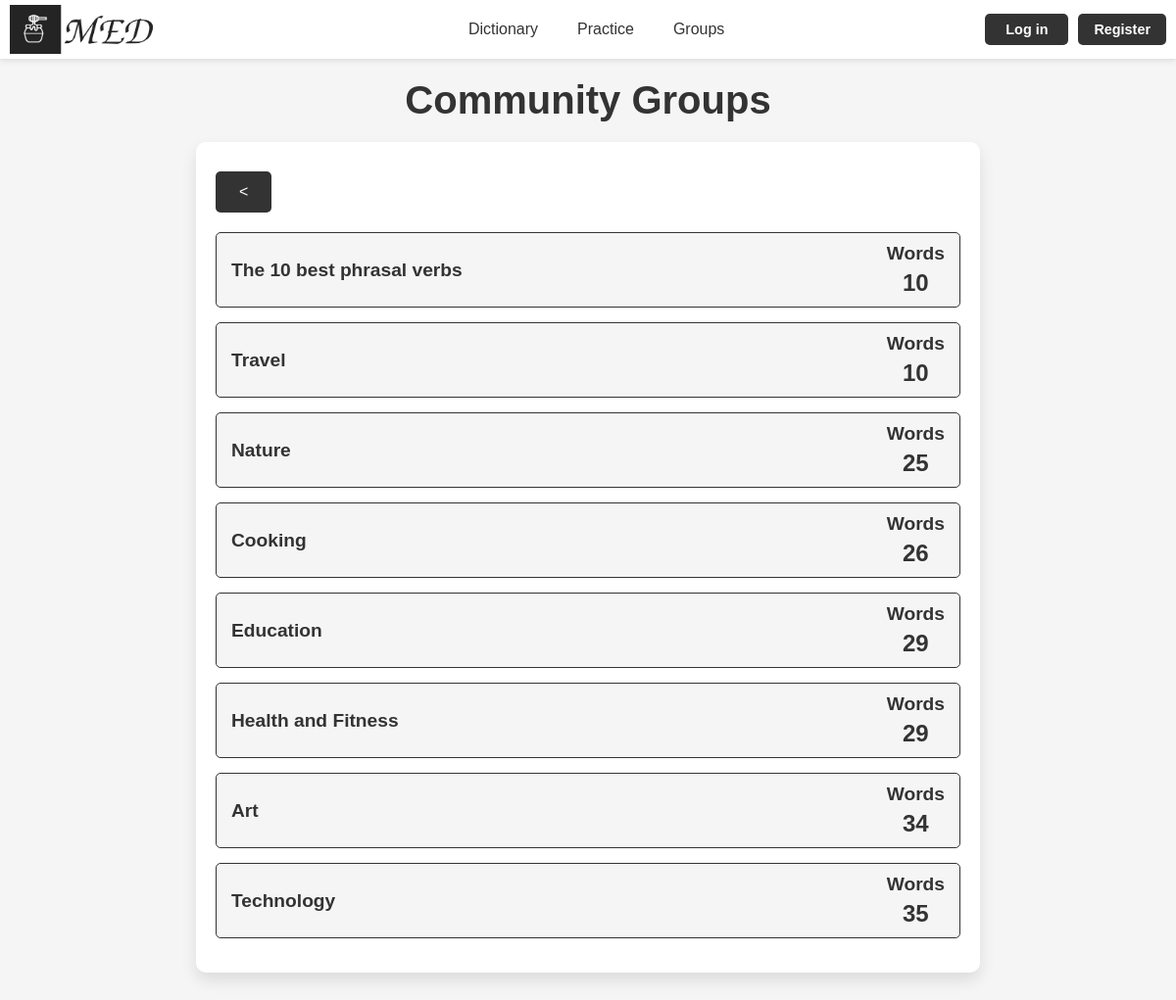
The page /practice/groups/ on the database its author committed.
### med/models.py (models this page shows, shortened)
class WordGroup(models.Model):
    name = models.CharField(max_length=100)
    words = models.ManyToManyField(Word, blank=True)
    user = models.ForeignKey(User, on_delete=models.CASCADE)
    is_main = models.BooleanField(verbose_name='main', default=False)
    uses_users = models.ManyToManyField(User, blank=True, related_name='uses_of_group')
    class Meta:
        ordering = ['name']
        indexes = [
            models.Index(fields=['name'])
        ]

### med/views.py (the view)
# urls.py: path('practice/groups/', views.parct_groups_view, name='practice_groups'),
def parct_groups_view(request):
    groups = WordGroup.objects.filter(user__username='grouper', is_main=False)
    for group in groups:
        group.words_count = group.words.count()
    groups = sorted(groups, key=lambda x: x.words_count, reverse=False)
    paginator = Paginator(groups, 25)
    page_number = request.GET.get('page')
    paginated_groups = paginator.get_page(page_number)
    page_obj = paginator.get_page(page_number)
    return render(request, 'med/practice_groups.html', {'groups': paginated_groups, 'paginator': paginator, 'page_obj': page_obj})

### med/templates/med/practice_groups.html (shortened to what this page needs)
{% extends "base.html" %}
{% block content %}
<h1>Community Groups</h1>
<div class="reading-container">
    <div class="buttons make-text-btn texts-btn">
        <a href="{% url 'practice' %}">&lt;</a>
    </div>
    {% if groups %}
    <ul class="user-list">
        {% for group in groups %}
        <li class="user-item">
            <a href="{% url 'group_words_practice' group.id %}">
            <div class="user-card" style="display: flex; justify-content: space-between; align-items: center; padding: 10px 0;">
                <div class="user-title" style="flex: 1; text-align: left; margin-left: 15px;">
                    <p class="user-name"><strong>{{ group.name }}</strong></p>
                </div>
                <div class="user-stats" style="display: flex; gap: 20px; text-align: center; margin-right: 15px;">
                    <div class="stat-item reading-item">
                        <p>Words</p>
                        <p>{{ group.words_count }}</p>
                    </div>
                </div>
            </div>
            </a>
        </li>
        {% endfor %}
        </ul>
    {% else %}
    <p>No gtoups available.</p>
    {% endif %}
</div>
{% endblock %}

### med/static/med/css/styles.css (style rules this page uses)
:root { --background-color: #f5f5f5; --text-color: #333; --header-background: #ffffff; --button-background: #333; --button-text-color: #ffffff; --feature-background: #fff; --word-list-background: #fff; --feature-shadow: 0px 8px 16px rgba(0, 0, 0, 0.1); --feature-text-color: #666; --list-text-color: #666; --tab-background: #f9f9f9; --tab-active-background: #ffffff; --tab-hover-background: #e0e0e0; --tab-border-color: #ccc; }
body { font-family: Arial, sans-serif; background-color: var(--background-color); color: var(--text-color); }
a { text-decoration: none; color: var(--text-color); transition: color 0.3s; }
* { margin: 0; padding: 0; box-sizing: border-box; }
.container h1 { font-size: 2.5em; color: var(--text-color); margin-bottom: 15px; }
.container p { font-size: 1.2em; color: var(--text-color); max-width: 600px; margin: 0 auto 30px; }
.buttons a { text-decoration: none; color: var(--button-text-color); background-color: var(--button-background); padding: 12px 24px; margin: 0 5px; border-radius: 5px; font-size: 1em; transition: background-color 0.3s; }
.stat-item { text-align: center; }
.stat-item p:first-child { font-weight: bold; margin-bottom: 5px; }
.stat-item p:last-child { font-size: 1.5em; font-weight: bold; }
.user-list { list-style: none; padding: 0; }
.user-item { margin-bottom: 15px; }
.user-card { display: flex; align-items: center; gap: 15px; padding: 10px 15px; border: 1px solid var(--button-background); border-radius: 5px; background-color: var(--background-color); transition: transform 0.3s, box-shadow 0.3s; }
.user-name { font-size: 1.2em; color: var(--text-color); }
.user-card p { margin: 0px; }
.reading-container { max-width: 800px; margin: 20px auto; background-color: var(--feature-background); padding: 20px; border-radius: 10px; box-shadow: var(--feature-shadow); color: var(--text-color); }
.make-text-btn { margin: 10px 0px 20px 0px; display: flex; gap: 10px; }
.make-text-btn a { margin-right: 0px; margin-left: 0px; }
.texts-btn { justify-content: space-between !important; }
.texts-btn a:first-child { margin-right: 69%; }

### rows shown on the page
WordGroup: name "The 10 best phrasal verbs", words_count "10"
WordGroup: name "Travel", words_count "10"
WordGroup: name "Nature", words_count "25"
WordGroup: name "Cooking", words_count "26"
WordGroup: name "Education", words_count "29"
WordGroup: name "Health and Fitness", words_count "29"
WordGroup: name "Art", words_count "34"
WordGroup: name "Technology", words_count "35"
